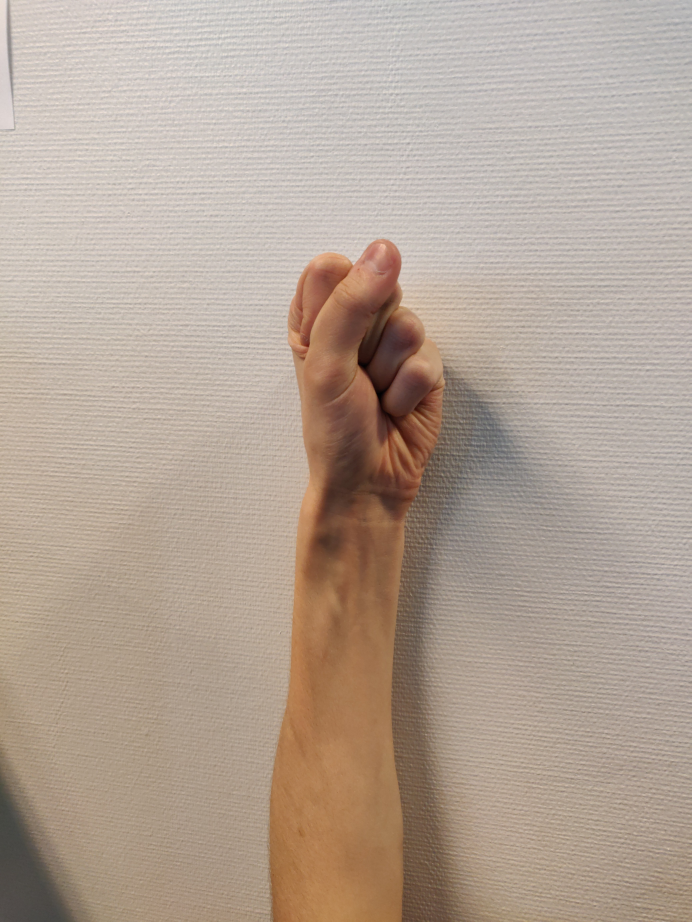
#> input picture Harjoitus3/Tehtava2/input_images/gesture1 (21).jpg, 3456 x 4608 px (shown at 1/5 size); its folder holds only this picture in this run
$ python runTransformation.py   (older library calls are emulated)
#> lines starting #> are read from the running program, lines starting #| are printed output that depends on the picture; after the words box and inside, x2 and y2 are one past the last pixel; in counts of white or black regions, pixels touching at a corner belong together
import cv2
import numpy as np
import glob
import pickle
import os
import shutil

def callback(x):
    pass

filelist = glob.glob('input_images/*.jpg')
filelist.sort()
labels = []
for filename in filelist:
    labels.append(filename[13:21])
classes = list(set(labels))
classes.sort()
counter = [0] * len(classes)
for filename in filelist:
    classname = filename[13:21]
    index = classes.index(classname)
    counter[index] += 1
    # Muutetaan kuvan kokoa
    im = cv2.imread(filename)
#> im is the input picture: shape (4608, 3456, 3); mean B, G, R 149.4, 162.7, 179
    im = cv2.resize(im,(320,480))
#> im: shape (480, 320, 3)
    # Otetaan ylös hsvvalues.txt tiedostosta säädetyt hsv-värimallin arvot
    try:
        with open ('hsvvalues.txt', 'rb') as fp:
#> (reads Harjoitus3/Tehtava2/hsvvalues.txt from the repository)
            [MinH, MaxH, MinS, MaxS, MinV, MaxV] = pickle.load(fp)
    except:
        print("You should probably run the file testTransformation.py first!")
        shutil.rmtree('output_images/*', ignore_errors=True)
        break
    # Sumennetaan kuvaa
    blur = cv2.blur(im,(3,3))
    # Toteutetaan bgr-hsv muunnos ja AND operaatio
    hsv = cv2.cvtColor(blur, cv2.COLOR_BGR2HSV)
#> hsv: shape (480, 320, 3); mean H, S, V 13.6, 45.6, 178.8
    lower = np.array([0, MinS, MinV])
    upper = np.array([MaxH, MaxS, MaxV])
    mask2 = cv2.inRange(hsv,lower,upper)
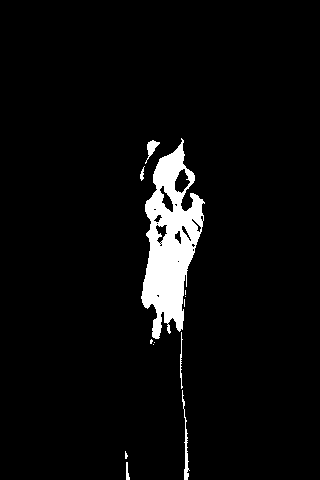
#> mask2: shape (480, 320); 4.6% white; 13 white regions (7 under 20 px), largest, box (x1, y1, x2, y2) and area: (141, 138, 205, 339) 6537, (182, 390, 190, 480) 206, (145, 140, 160, 164) 130, (180, 332, 183, 389) 74, (126, 462, 130, 480) 46, (140, 166, 145, 181) 36
    lower1 = np.array([MinH, MinS, MinV])
    upper1 = np.array([255, MaxS, MaxV])
    mask1 = cv2.inRange(hsv,lower1,upper1)
#> mask1: shape (480, 320); every value is 0
    mask = cv2.bitwise_or(mask1,mask2)
    # Toteutetaan morfologisia operaatioita suodattaakseen pois taustakohina
    kernel_square = np.ones((11,11),np.uint8)
    kernel_ellipse= cv2.getStructuringElement(cv2.MORPH_ELLIPSE,(5,5))
    dilation = cv2.dilate(mask,kernel_ellipse,iterations = 1)
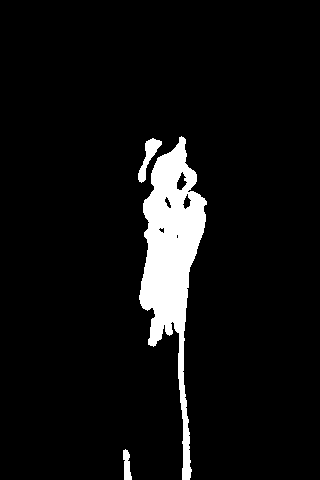
#> dilation: shape (480, 320); 6.5% white; 3 white regions, box (x1, y1, x2, y2) and area: (139, 136, 207, 480) 9332, (138, 138, 162, 183) 389, (123, 449, 132, 480) 192
    erosion = cv2.erode(dilation,kernel_square,iterations = 1)
#> erosion: shape (480, 320); 2.8% white; 3 white regions (1 under 20 px), largest, box (x1, y1, x2, y2) and area: (145, 153, 200, 324) 4210, (155, 323, 159, 335) 20
    dilation2 = cv2.dilate(erosion,kernel_ellipse,iterations = 1)
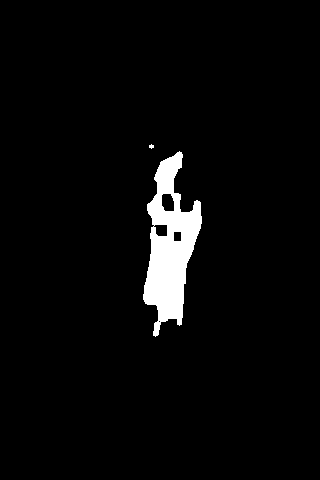
#> dilation2: shape (480, 320); 3.6% white; 2 white regions (1 under 20 px), largest, box (x1, y1, x2, y2) and area: (143, 151, 202, 337) 5530
    filtered = cv2.medianBlur(dilation2,5)
#> filtered: shape (480, 320); 3.6% white; 2 white regions (1 under 20 px), largest, box (x1, y1, x2, y2) and area: (143, 152, 202, 336) 5556
    kernel_ellipse= cv2.getStructuringElement(cv2.MORPH_ELLIPSE,(8,8))
    dilation3 = cv2.dilate(filtered,kernel_ellipse,iterations = 1)
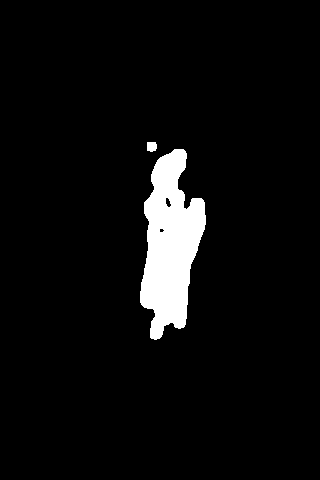
#> dilation3: shape (480, 320); 5.1% white; 2 white regions, box (x1, y1, x2, y2) and area: (140, 149, 206, 340) 7718, (147, 142, 157, 152) 89
    median = cv2.medianBlur(dilation3,5)
#> median: shape (480, 320); 5.1% white; 2 white regions
    ret,thresh = cv2.threshold(median,120,255,0)
    im2, contours, hier = cv2.findContours(thresh, cv2.RETR_TREE, cv2.CHAIN_APPROX_SIMPLE)
#> contours = 3 contours; box (x1, y1, x2, y2) and area: (140, 149, 206, 340) 7524, (147, 142, 157, 152) 68, (165, 199, 171, 207) 28
    max_area=100
    ci=0
    # Etsitään mustavalkoistetun kuvan suurin alue
    for i in range(len(contours)):
        cnt=contours[i]
        area = cv2.contourArea(cnt)
        if(area>max_area):
            max_area=area
            ci=i
#> this loop made 3 passes
#> (area, max_area, ci) on pass 1: (7524, 7524, 0)
#> area on passes 2 to 3: 27.5, 67.5
#> after the loop, ci = 0; max_area = 7524
    cnts = contours[ci]
#> cnts = contour of 205 points, box (x1, y1, x2, y2) (140, 149, 206, 340), area 7524
    rect = cv2.boundingRect(cnts)
#> rect = (140, 149, 66, 191)
    x1,y1,w1,h1 = rect
#> x1 = 140; y1 = 149; w1 = 66; h1 = 191
    cv2.rectangle(im, (x1,y1),(x1+w1,y1+h1), (0,255,0), 3)
    # Selvitään kämmenen keskipiste
    maxdistance=0
    pt=(0,0)
    for index_y in range(int(y1+0.1*h1),int(y1+0.8*h1)):
        for index_x in range(int(x1+0.1*w1),int(x1+0.8*w1)):
            distance=cv2.pointPolygonTest(cnts,(index_x,index_y), True)
            if(distance>maxdistance):
                maxdistance=distance
                pt = (index_x,index_y)
#> after the loop, maxdistance = 26.17; pt = (174, 232)

    radius = int(maxdistance)
#> radius = 26
    cv2.circle(im,pt,radius,(255,0,0),2)
    cv2.rectangle(im, (x1,y1),(x1+w1,pt[1]+radius), (0,0,255), 3)
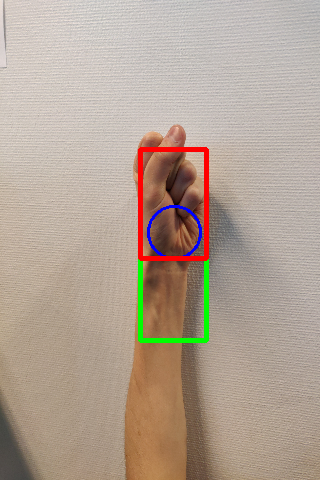
#> im: shape (480, 320, 3); mean B, G, R 147.9, 161.9, 178.5
    cropped_image = thresh[y1:pt[1]+radius,x1:x1+w1]
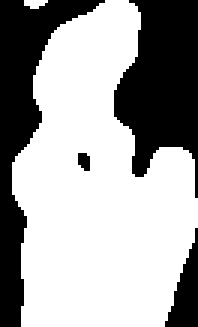
#> cropped_image: shape (109, 66) (shown 3 times larger); 64.2% white; 4 black regions, box (x1, y1, x2, y2) and area: (38, 0, 66, 66) 1210, (0, 0, 35, 109) 1155, (55, 76, 66, 109) 190, (26, 51, 30, 57) 20
    # Skaalataan muunnetun kuvan kokoa
    cropped_image = cv2.resize(cropped_image, (100, 150))
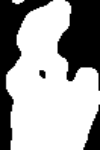
#> cropped_image: shape (150, 100); min 0, max 255, mean 163.7
    outputfilename = "output_images/gesture{}_{}.bmp".format(index+1, counter[index])
    cv2.imwrite(outputfilename, cropped_image)
cv2.destroyAllWindows()
